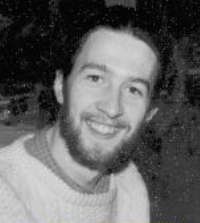
#> input picture morfologia/erosao.png, 200 x 223 px, found by its file name
$ python segmentacao.py
#> lines starting #> are read from the running program, lines starting #| are printed output that depends on the picture; after the words box and inside, x2 and y2 are one past the last pixel; in counts of white or black regions, pixels touching at a corner belong together
import cv2
import numpy as np
import matplotlib.pyplot as plt

def metodoDoVale(imagem):
    # Converte para escala de cinza
    cinza = cv2.cvtColor(imagem, cv2.COLOR_BGR2GRAY)

    # Calcula o histograma
    histograma = cv2.calcHist([cinza], [0], None, [256], [0, 256]).flatten()

    # Diagnóstico: exibe o histograma
    plt.plot(histograma)
    plt.title("Histograma da Imagem em Tons de Cinza")
    plt.xlabel("Intensidade")
    plt.ylabel("Frequência")
    plt.show()

    # Encontra os vales no histograma
    vales = [i for i in range(1, 255) if histograma[i-1] > histograma[i] and histograma[i+1] > histograma[i]]

    # Diagnóstico: Exibe os vales encontrados
    print("Vales encontrados:", vales)

    # Verifica se há vales; se não, retorna um limiar padrão
    if vales:
        limiar = vales[0]
    else:
        print("Nenhum vale claro encontrado no histograma; usando limiar padrão de 128.")
        limiar = 128  # Limiar padrão

    return limiar

def segmentacaoPorLimiarizacao(imagem, limiar):
    # Converte a imagem para escala de cinza
    cinza = cv2.cvtColor(imagem, cv2.COLOR_BGR2GRAY)

    # Aplica a limiarização de forma mais eficiente
    _, binaria = cv2.threshold(cinza, limiar, 255, cv2.THRESH_BINARY)

    return binaria

imagem = cv2.imread(r"C:\Users\WEB\Documents\GitHub\PI\morfologia\erosao.png")
#> imagem is the input picture: shape (223, 200, 3); mean B, G, R 96.9, 96.9, 96.9
if imagem is None:
    print("Erro ao carregar a imagem. Verifique o caminho do arquivo.")
    exit()

limiar = metodoDoVale(imagem)
#> in metodoDoVale, `histograma = cv2.calcHist([cinza], [0], None, [256], [0, 256]).flatten()`: histograma = 256 values, max 925 at index 6, min 0 at index 216, mean 174.2
#> in metodoDoVale, `plt.show()`:
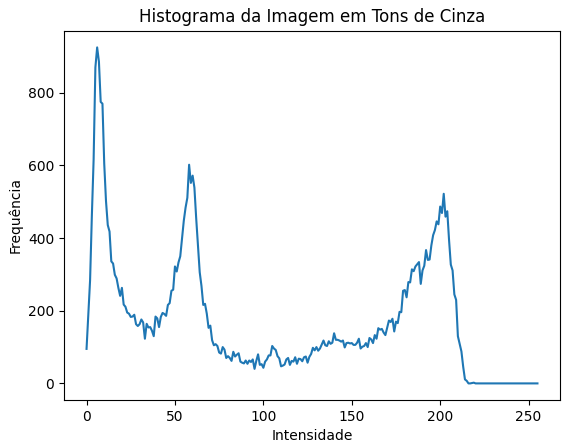
#> figure drawn by matplotlib, 1 panel; curve peaks at x = 6, y = 925
#> in metodoDoVale, `vales = [i for i in range(1, 255) if histograma[i-1] > histograma[i] a..`: vales = 54 values from 19 to 203
#> (printed output is left out)
#> in metodoDoVale, `limiar = vales[0]`: limiar = 19
#> limiar = 19
imagemBinaria = segmentacaoPorLimiarizacao(imagem, limiar)
#> in segmentacaoPorLimiarizacao, `_, binaria = cv2.threshold(cinza, limiar, 255, cv2.THRESH_BINARY)`:
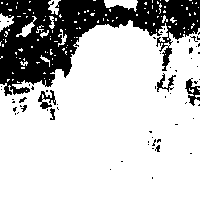
#> binaria: shape (223, 200); 78.5% white; 61 black regions (52 under 20 px), largest, box (x1, y1, x2, y2) and area: (0, 0, 200, 96) 8817, (185, 78, 200, 106) 187, (38, 90, 56, 109) 159

cv2.imwrite('resultanteSegmentacao.png', imagemBinaria)
